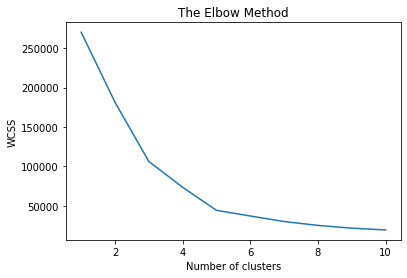

Generate this figure with Python:
import matplotlib.pyplot as plt
import pandas as pd
from sklearn.cluster import KMeans

dataset = pd.read_csv('DATAFRAME_NAME.csv')
X = dataset.iloc[:, [3, 4]].values

wcss = []

for i in range(1, 11):
    kmeans = KMeans(n_clusters = i, init = 'k-means++', random_state = 42)
    kmeans.fit(X)
    wcss.append(kmeans.inertia_)
plt.plot(range(1, 11), wcss)
plt.title('The Elbow Method')
plt.xlabel('Number of clusters')
plt.ylabel('WCSS')
plt.show()
